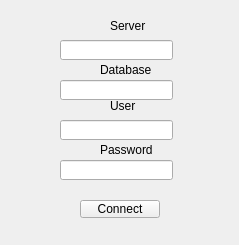
<?xml version="1.0" encoding="UTF-8"?>
<ui version="4.0">
 <class>login</class>
 <widget class="QWidget" name="login">
  <property name="geometry">
   <rect>
    <x>0</x>
    <y>0</y>
    <width>239</width>
    <height>245</height>
   </rect>
  </property>
  <property name="windowTitle">
   <string>Login</string>
  </property>
  <widget class="QPushButton" name="pushButton">
   <property name="geometry">
    <rect>
     <x>80</x>
     <y>200</y>
     <width>80</width>
     <height>18</height>
    </rect>
   </property>
   <property name="text">
    <string>Connect</string>
   </property>
  </widget>
  <widget class="QLineEdit" name="field_user">
   <property name="geometry">
    <rect>
     <x>60</x>
     <y>120</y>
     <width>113</width>
     <height>20</height>
    </rect>
   </property>
  </widget>
  <widget class="QLineEdit" name="field_password">
   <property name="geometry">
    <rect>
     <x>60</x>
     <y>160</y>
     <width>113</width>
     <height>20</height>
    </rect>
   </property>
  </widget>
  <widget class="QLabel" name="label_user">
   <property name="geometry">
    <rect>
     <x>110</x>
     <y>100</y>
     <width>37</width>
     <height>12</height>
    </rect>
   </property>
   <property name="layoutDirection">
    <enum>Qt::LeftToRight</enum>
   </property>
   <property name="text">
    <string>User</string>
   </property>
  </widget>
  <widget class="QLabel" name="label_password">
   <property name="geometry">
    <rect>
     <x>100</x>
     <y>140</y>
     <width>61</width>
     <height>20</height>
    </rect>
   </property>
   <property name="layoutDirection">
    <enum>Qt::LeftToRight</enum>
   </property>
   <property name="text">
    <string>Password</string>
   </property>
  </widget>
  <widget class="QLabel" name="label_db">
   <property name="geometry">
    <rect>
     <x>100</x>
     <y>60</y>
     <width>51</width>
     <height>20</height>
    </rect>
   </property>
   <property name="layoutDirection">
    <enum>Qt::LeftToRight</enum>
   </property>
   <property name="text">
    <string>Database</string>
   </property>
  </widget>
  <widget class="QLineEdit" name="field_db">
   <property name="geometry">
    <rect>
     <x>60</x>
     <y>80</y>
     <width>113</width>
     <height>20</height>
    </rect>
   </property>
  </widget>
  <widget class="QLabel" name="label_server">
   <property name="geometry">
    <rect>
     <x>110</x>
     <y>20</y>
     <width>37</width>
     <height>12</height>
    </rect>
   </property>
   <property name="layoutDirection">
    <enum>Qt::LeftToRight</enum>
   </property>
   <property name="text">
    <string>Server</string>
   </property>
  </widget>
  <widget class="QLineEdit" name="field_server">
   <property name="geometry">
    <rect>
     <x>60</x>
     <y>40</y>
     <width>113</width>
     <height>20</height>
    </rect>
   </property>
  </widget>
 </widget>
 <resources/>
 <connections/>
</ui>
